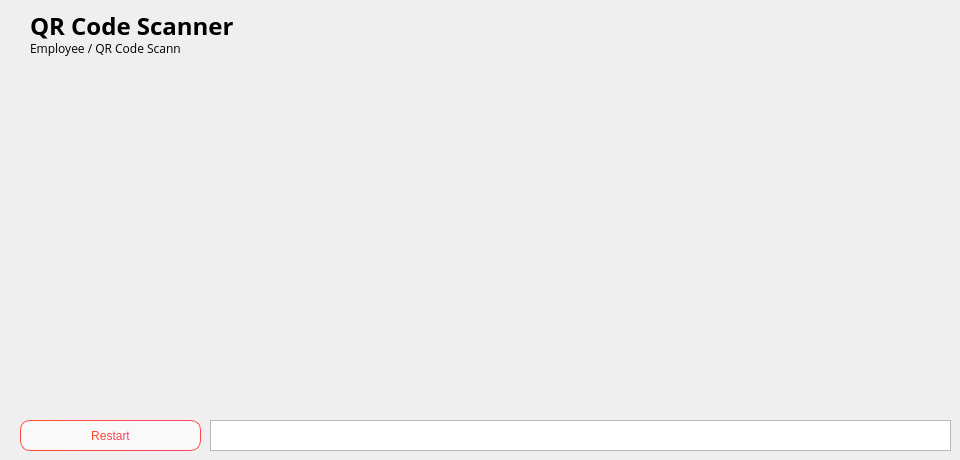
    <widget class="QWidget" name="page_3">
     <widget class="QLabel" name="label_30">
      <property name="geometry">
       <rect>
        <x>30</x>
        <y>40</y>
        <width>151</width>
        <height>16</height>
       </rect>
      </property>
      <property name="font">
       <font>
        <family>Open Sans</family>
       </font>
      </property>
      <property name="text">
       <string>Employee / QR Code Scanner</string>
      </property>
     </widget>
     <widget class="QLabel" name="label_31">
      <property name="geometry">
       <rect>
        <x>30</x>
        <y>10</y>
        <width>211</width>
        <height>31</height>
       </rect>
      </property>
      <property name="font">
       <font>
        <family>Open Sans</family>
        <pointsize>18</pointsize>
        <weight>75</weight>
        <bold>true</bold>
       </font>
      </property>
      <property name="text">
       <string>QR Code Scanner</string>
      </property>
     </widget>
     <widget class="QLabel" name="label_32">
      <property name="geometry">
       <rect>
        <x>30</x>
        <y>70</y>
        <width>911</width>
        <height>341</height>
       </rect>
      </property>
      <property name="cursor">
       <cursorShape>ForbiddenCursor</cursorShape>
      </property>
      <property name="text">
       <string/>
      </property>
     </widget>
     <widget class="QPushButton" name="pushButton_4">
      <property name="geometry">
       <rect>
        <x>20</x>
        <y>420</y>
        <width>181</width>
        <height>31</height>
       </rect>
      </property>
      <property name="cursor">
       <cursorShape>PointingHandCursor</cursorShape>
      </property>
      <property name="styleSheet">
       <string notr="true">QPushButton {
    border: 1px solid qlineargradient(x1:0, y1:0, x2:1, y2:0, stop:0 #FF4B2B, stop:1 #FF416C);
    border-radius: 10px;
    padding: 5px 15px;
    background: #f9f9f9;
    color: qlineargradient(x1:0, y1:0, x2:1, y2:0, stop:0 #FF4B2B, stop:1 #FF416C);
    font-size: 12px;
}

QPushButton:hover {
    background-color: qlineargradient(x1:0, y1:0, x2:1, y2:0, stop:0 #FF416C, stop:1 #FF4B2B);
	color: white;
}

QPushButton:pressed {
    background-color: qlineargradient(x1:0, y1:0, x2:1, y2:0, stop:0 #FF4B2B, stop:1 #FF416C);
    border: 2px solid #FF416C;
    padding: 4px 14px 6px 16px;
}
</string>
      </property>
      <property name="text">
       <string>Restart</string>
      </property>
     </widget>
     <widget class="QTextEdit" name="textEdit_2">
      <property name="geometry">
       <rect>
        <x>210</x>
        <y>420</y>
        <width>741</width>
        <height>31</height>
       </rect>
      </property>
     </widget>
    </widget>
